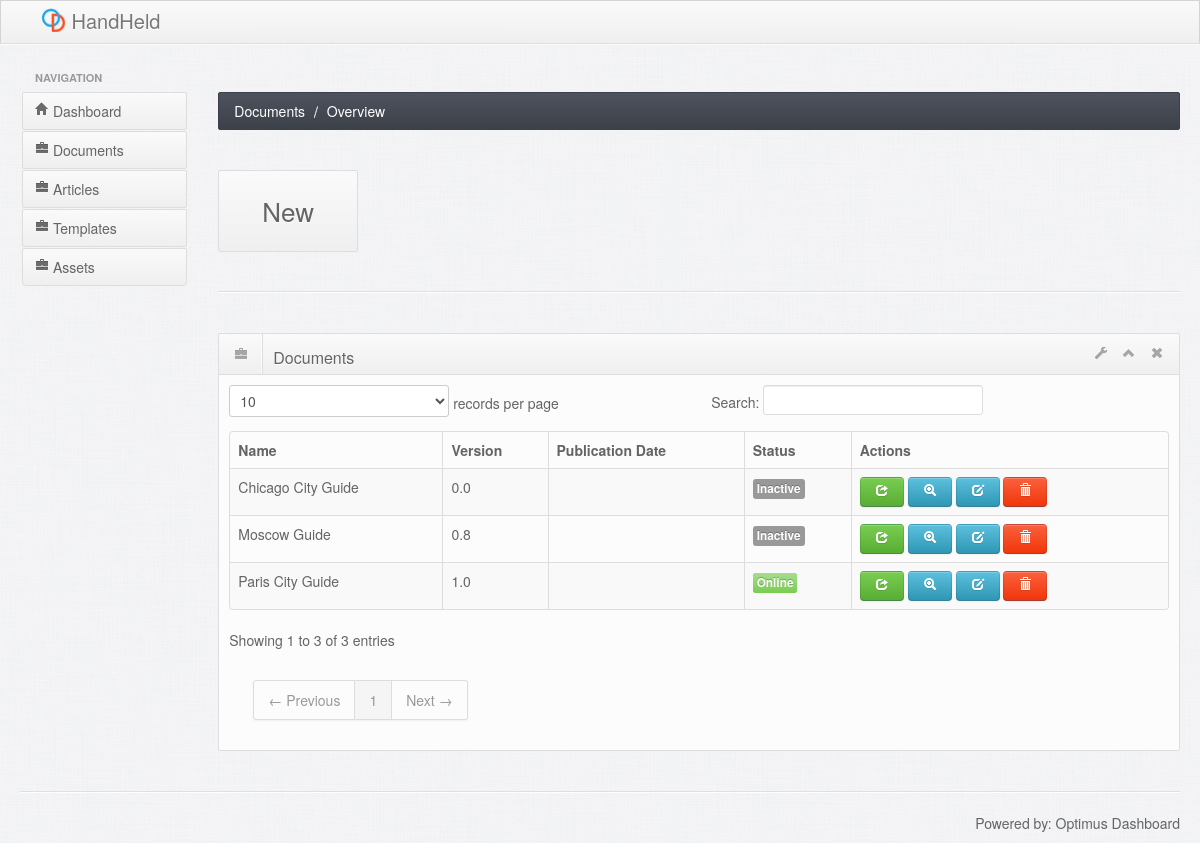
The page /documents/ on the database as committed earlier.
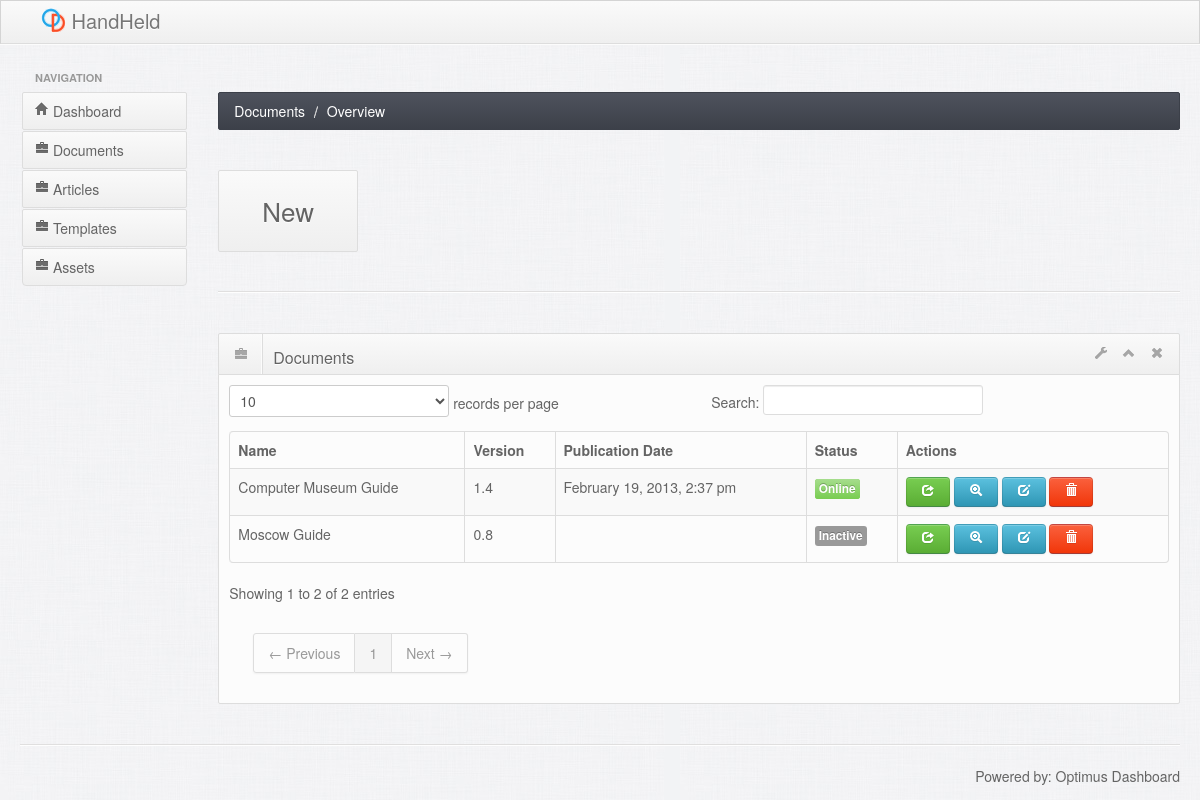
The same page on the database as committed later.
### tables this page shows
CREATE TABLE document ("id" INTEGER PRIMARY KEY AUTOINCREMENT DEFAULT NULL,"name" Varchar(128) NOT NULL,"last_publication_date" Date DEFAULT NULL,"status" Varchar(32) NOT NULL,"version" Varchar(64) DEFAULT NULL,"template_id" integer,"start_article" integer,deployed_version integer DEFAULT NULL);

### application/views/documents/index.php (called while the page is built)
<?php $this->load->view('documents/partials/'.strtolower($action)) ; ?>

### application/controllers/documents.php (called while the page is built, shortened)
<?php
  class Documents extends CI_Controller
  {
    public function __construct()
    {
      $this->load->model('Document_model');
      $this->load->model('Article_model');
      $this->load->model('Template_model');
      $this->load->model('Assets_model');
    }
    public function index($action = null)
    {
      $data['action'] = 'Overview';
      $data['documents'] = $this->Document_model->get_all_documents();
      $this->load->view('partials/header', $data);
      $this->load->view('partials/leftmenu', $data);
      $this->load->view('documents/partials/contentheader', $data);
      $this->load->view('documents/index.php', $data);
      $this->load->view('partials/footer', $data);
    }
  }

### index.php (called while the page is built, shortened)
<?php
require_once BASEPATH.'core/CodeIgniter.php';

### application/models/document_model.php (called while the page is built, shortened)
<?php
  class Document_model extends CI_Model
  {
    public function get_all_documents()
    {
      $this->db->select('*');
      $this->db->from('document');
      $query = $this->db->get();
      $data = $query->result();
      return $data;
    }
  }

### application/views/documents/partials/overview.php (the view)
<div class="row-fluid">
<div class="box span12">
<div class="box-header" data-original-title>
    <h2><i class="icon-briefcase"></i><span class="break"></span>Documents</h2>
    <div class="box-icon">
        <a href="#" class="btn-setting"><i class="icon-wrench"></i></a>
        <a href="#" class="btn-minimize"><i class="icon-chevron-up"></i></a>
        <a href="#" class="btn-close"><i class="icon-remove"></i></a>
    </div>
</div>
<div class="box-content">
<table class="table table-striped table-bordered bootstrap-datatable datatable">
<thead>
<tr>
    <th>Name</th>
    <th>Version</th>
    <th>Publication Date</th>
    <th>Status</th>
    <th>Actions</th>
</tr>
</thead>
<tbody>
<?php foreach($documents as $document) : ?>
<tr>
    <td><?php echo $document->name ?></td>
    <td class="center"><?php echo $document->version ?></td>
    <td class="center"><?php echo $document->last_publication_date ?></td>
    <td class="center">
        <?php if($document->status == "Online") : ?>
        <span class="label label-success"><?php echo $document->status ?></span>
        <?php else: ?>
        <span class="label"><?php echo $document->status ?></span>
        <?php endif ?>
    </td>
    <td class="center">
        <a class="btn btn-success" href="publish/<?php echo $document->id ?>">
        <i class="icon-share icon-white"></i>
        </a>
        <a class="btn btn-info" href="build/<?php echo $document->id ?>">
            <i class="icon-zoom-in icon-white"></i>
        </a>
        <a class="btn btn-info" href="edit/<?php echo $document->id ?>">
            <i class="icon-edit icon-white"></i>
        </a>
        <a class="btn btn-danger" href="delete/<?php echo $document->id ?>">
            <i class="icon-trash icon-white"></i>
        </a>
    </td>
</tr>
<?php endforeach ?>
</tbody>
</table>
</div>
</div>
</div>

Rows that differ between the two databases and show on the page:
removed document: name "Paris City Guide", version "1.0", status "Online"
changed document: name "Chicago City Guide" → "Computer Museum Guide"; version "0.0" → "1.4"; last_publication_date (not shown) → "February 19, 2013, 2:37 pm"; status "Inactive" → "Online"
Other text that changed with them:
text written by a page script: "records per page Search: Showing 1 to 3 of 3 entries ← Previous 1 Next →" → "records per page Search: Showing 1 to 2 of 2 entries ← Previous 1 Next →"
